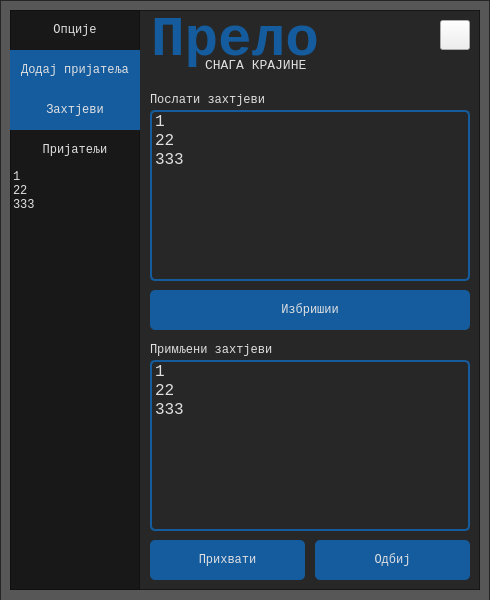
<?xml version="1.0" encoding="UTF-8"?>
<ui version="4.0">
 <class>FriendScreen</class>
 <widget class="QMainWindow" name="FriendScreen">
  <property name="windowModality">
   <enum>Qt::NonModal</enum>
  </property>
  <property name="geometry">
   <rect>
    <x>0</x>
    <y>0</y>
    <width>490</width>
    <height>600</height>
   </rect>
  </property>
  <property name="windowTitle">
   <string>MainWindow</string>
  </property>
  <property name="windowOpacity">
   <double>1.000000000000000</double>
  </property>
  <property name="unifiedTitleAndToolBarOnMac">
   <bool>false</bool>
  </property>
  <widget class="QWidget" name="centralwidget">
   <widget class="QFrame" name="frame_border">
    <property name="geometry">
     <rect>
      <x>0</x>
      <y>0</y>
      <width>490</width>
      <height>601</height>
     </rect>
    </property>
    <property name="styleSheet">
     <string notr="true">QFrame {	
	background-color: rgba(18, 18, 18, 175);
}
QLabel {
	background-color: rgba(0,0,0,0);
}</string>
    </property>
    <property name="frameShape">
     <enum>QFrame::StyledPanel</enum>
    </property>
    <property name="frameShadow">
     <enum>QFrame::Raised</enum>
    </property>
    <widget class="QFrame" name="frame">
     <property name="geometry">
      <rect>
       <x>10</x>
       <y>10</y>
       <width>470</width>
       <height>580</height>
      </rect>
     </property>
     <property name="styleSheet">
      <string notr="true"/>
     </property>
     <property name="frameShape">
      <enum>QFrame::StyledPanel</enum>
     </property>
     <property name="frameShadow">
      <enum>QFrame::Raised</enum>
     </property>
     <widget class="QWidget" name="widget" native="true">
      <property name="geometry">
       <rect>
        <x>0</x>
        <y>0</y>
        <width>471</width>
        <height>580</height>
       </rect>
      </property>
      <property name="styleSheet">
       <string notr="true"/>
      </property>
      <widget class="QLabel" name="app_name">
       <property name="geometry">
        <rect>
         <x>130</x>
         <y>0</y>
         <width>190</width>
         <height>60</height>
        </rect>
       </property>
       <property name="font">
        <font>
         <family>Courier New</family>
         <pointsize>42</pointsize>
         <weight>75</weight>
         <bold>true</bold>
        </font>
       </property>
       <property name="styleSheet">
        <string notr="true">color: rgb(20, 92, 158);</string>
       </property>
       <property name="frameShape">
        <enum>QFrame::NoFrame</enum>
       </property>
       <property name="text">
        <string>Прело</string>
       </property>
       <property name="alignment">
        <set>Qt::AlignCenter</set>
       </property>
      </widget>
      <widget class="QLabel" name="label">
       <property name="geometry">
        <rect>
         <x>195</x>
         <y>35</y>
         <width>115</width>
         <height>40</height>
        </rect>
       </property>
       <property name="font">
        <font>
         <family>Courier New</family>
         <pointsize>10</pointsize>
         <weight>50</weight>
         <bold>false</bold>
        </font>
       </property>
       <property name="styleSheet">
        <string notr="true">color: rgb(224,224,226);</string>
       </property>
       <property name="text">
        <string>СНАГА КРАЈИНЕ</string>
       </property>
       <property name="alignment">
        <set>Qt::AlignLeading|Qt::AlignLeft|Qt::AlignVCenter</set>
       </property>
      </widget>
      <widget class="QPushButton" name="btn_back">
       <property name="geometry">
        <rect>
         <x>430</x>
         <y>10</y>
         <width>30</width>
         <height>30</height>
        </rect>
       </property>
       <property name="styleSheet">
        <string notr="true">QPushButton#btn_back {
	border-image: url(:/menu/images/menu/exit.png);
}
QPushButton#btn_back:hover {
	border-image: url(:/menu/images/menu/hover_exit.png);
}</string>
       </property>
       <property name="text">
        <string/>
       </property>
      </widget>
      <widget class="QFrame" name="frame_left">
       <property name="geometry">
        <rect>
         <x>0</x>
         <y>0</y>
         <width>130</width>
         <height>580</height>
        </rect>
       </property>
       <property name="styleSheet">
        <string notr="true">QPushButton {
	background-color: rgb(20, 92, 158);
	color: rgb(224, 224, 226);
	border: none;
}
QPushButton:hover {
	background-color: rgb(19, 55, 88);
}
QPushButton:pressed {
	background-color: rgb(19, 37, 53);
}</string>
       </property>
       <property name="frameShape">
        <enum>QFrame::StyledPanel</enum>
       </property>
       <property name="frameShadow">
        <enum>QFrame::Raised</enum>
       </property>
       <widget class="QPushButton" name="btn_song">
        <property name="geometry">
         <rect>
          <x>0</x>
          <y>40</y>
          <width>130</width>
          <height>40</height>
         </rect>
        </property>
        <property name="font">
         <font>
          <family>Courier New</family>
          <pointsize>9</pointsize>
          <weight>50</weight>
          <bold>false</bold>
         </font>
        </property>
        <property name="styleSheet">
         <string notr="true"/>
        </property>
        <property name="text">
         <string>Додај пријатеља</string>
        </property>
       </widget>
       <widget class="QLabel" name="options">
        <property name="geometry">
         <rect>
          <x>0</x>
          <y>0</y>
          <width>130</width>
          <height>40</height>
         </rect>
        </property>
        <property name="font">
         <font>
          <family>Courier New</family>
          <pointsize>9</pointsize>
          <weight>50</weight>
          <bold>false</bold>
         </font>
        </property>
        <property name="styleSheet">
         <string notr="true">color: rgb(224, 224, 226);</string>
        </property>
        <property name="text">
         <string>Опције</string>
        </property>
        <property name="alignment">
         <set>Qt::AlignCenter</set>
        </property>
       </widget>
       <widget class="QLabel" name="friends">
        <property name="geometry">
         <rect>
          <x>0</x>
          <y>120</y>
          <width>130</width>
          <height>40</height>
         </rect>
        </property>
        <property name="font">
         <font>
          <family>Courier New</family>
          <pointsize>9</pointsize>
          <weight>50</weight>
          <bold>false</bold>
         </font>
        </property>
        <property name="styleSheet">
         <string notr="true">color: rgb(224, 224, 226);</string>
        </property>
        <property name="text">
         <string>Пријатељи</string>
        </property>
        <property name="alignment">
         <set>Qt::AlignCenter</set>
        </property>
       </widget>
       <widget class="QListWidget" name="list_friends">
        <property name="geometry">
         <rect>
          <x>0</x>
          <y>160</y>
          <width>130</width>
          <height>410</height>
         </rect>
        </property>
        <property name="font">
         <font>
          <family>Courier New</family>
         </font>
        </property>
        <property name="styleSheet">
         <string notr="true">QListWidget#list_friends {
	color: rgb(224,224,226);
	background-color:rgba(0,0,0,0);
	border-radius: 0px;
}
QListWidget::item:hover {
	background-color: rgb(20,92,158);
}
QListWidget::item:selected {
	background-color: rgb(19,55,88);
}</string>
        </property>
        <property name="verticalScrollBarPolicy">
         <enum>Qt::ScrollBarAlwaysOff</enum>
        </property>
        <property name="horizontalScrollBarPolicy">
         <enum>Qt::ScrollBarAlwaysOff</enum>
        </property>
        <item>
         <property name="text">
          <string>1</string>
         </property>
        </item>
        <item>
         <property name="text">
          <string>22</string>
         </property>
        </item>
        <item>
         <property name="text">
          <string>333</string>
         </property>
        </item>
       </widget>
       <widget class="QPushButton" name="btn_song_2">
        <property name="geometry">
         <rect>
          <x>0</x>
          <y>80</y>
          <width>130</width>
          <height>40</height>
         </rect>
        </property>
        <property name="font">
         <font>
          <family>Courier New</family>
          <pointsize>9</pointsize>
          <weight>50</weight>
          <bold>false</bold>
         </font>
        </property>
        <property name="styleSheet">
         <string notr="true"/>
        </property>
        <property name="text">
         <string>Захтјеви</string>
        </property>
       </widget>
      </widget>
      <widget class="QStackedWidget" name="stacked_pages">
       <property name="geometry">
        <rect>
         <x>130</x>
         <y>70</y>
         <width>340</width>
         <height>510</height>
        </rect>
       </property>
       <property name="styleSheet">
        <string notr="true">QStackedWidget#stacked_pages {
	background-color: rgba(0,0,0,0);
}

</string>
       </property>
       <property name="currentIndex">
        <number>1</number>
       </property>
       <widget class="QWidget" name="page_add">
        <property name="styleSheet">
         <string notr="true">QPushButton#btn_search, #btn_add {
	background-color: rgb(20, 92, 158);
	color: rgb(224, 224, 226);
	border-radius: 5px;
}
QPushButton#btn_search:hover, #btn_add:hover {
	background-color: rgb(19, 55, 88);
}
QPushButton#btn_search:pressed, #btn_add:pressed {
	background-color: rgb(19, 37, 53);
}</string>
        </property>
        <widget class="QListWidget" name="list_search">
         <property name="geometry">
          <rect>
           <x>10</x>
           <y>60</y>
           <width>320</width>
           <height>390</height>
          </rect>
         </property>
         <property name="font">
          <font>
           <family>Courier New</family>
           <pointsize>12</pointsize>
          </font>
         </property>
         <property name="styleSheet">
          <string notr="true">QListWidget#list_search {
	color: rgb(224,224,226);
	background-color:rgba(0,0,0,0);
	border: 2px solid rgb(20,92,158);
	border-radius: 5px;
}
QListWidget::item:hover {
	background-color: rgb(20,92,158);
}
QListWidget::item:selected {
	background-color: rgb(19,55,88);
}</string>
         </property>
         <property name="verticalScrollBarPolicy">
          <enum>Qt::ScrollBarAlwaysOff</enum>
         </property>
         <property name="horizontalScrollBarPolicy">
          <enum>Qt::ScrollBarAlwaysOff</enum>
         </property>
         <item>
          <property name="text">
           <string>1</string>
          </property>
         </item>
         <item>
          <property name="text">
           <string>22</string>
          </property>
         </item>
         <item>
          <property name="text">
           <string>333</string>
          </property>
         </item>
        </widget>
        <widget class="QLineEdit" name="input_name">
         <property name="geometry">
          <rect>
           <x>10</x>
           <y>10</y>
           <width>270</width>
           <height>40</height>
          </rect>
         </property>
         <property name="font">
          <font>
           <family>Courier New</family>
           <pointsize>9</pointsize>
          </font>
         </property>
         <property name="styleSheet">
          <string notr="true">QLineEdit {
	background-color: rgba(0,0,0,0);
	border-radius: 5px;
	border: 2px solid rgb(20, 92, 158);
	color: rgb(224, 224, 226);
	padding-left: 5px;
}

</string>
         </property>
         <property name="echoMode">
          <enum>QLineEdit::Normal</enum>
         </property>
         <property name="alignment">
          <set>Qt::AlignLeading|Qt::AlignLeft|Qt::AlignVCenter</set>
         </property>
         <property name="placeholderText">
          <string>Корисничко име</string>
         </property>
         <property name="clearButtonEnabled">
          <bool>true</bool>
         </property>
        </widget>
        <widget class="QPushButton" name="btn_search">
         <property name="geometry">
          <rect>
           <x>290</x>
           <y>10</y>
           <width>40</width>
           <height>40</height>
          </rect>
         </property>
         <property name="font">
          <font>
           <family>Courier New</family>
           <pointsize>9</pointsize>
           <weight>50</weight>
           <bold>false</bold>
          </font>
         </property>
         <property name="styleSheet">
          <string notr="true">QPushButton#btn_search {
	border-image: url(:/icons/images/icons/search.png);
}
QPushButton#btn_search:hover {
	border-image: url(:/icons/images/icons/hover_search.png);
}</string>
         </property>
         <property name="text">
          <string/>
         </property>
        </widget>
        <widget class="QPushButton" name="btn_add">
         <property name="geometry">
          <rect>
           <x>10</x>
           <y>460</y>
           <width>320</width>
           <height>40</height>
          </rect>
         </property>
         <property name="font">
          <font>
           <family>Courier New</family>
           <pointsize>9</pointsize>
           <weight>50</weight>
           <bold>false</bold>
          </font>
         </property>
         <property name="styleSheet">
          <string notr="true"/>
         </property>
         <property name="text">
          <string>Пошаљи захтјев</string>
         </property>
        </widget>
       </widget>
       <widget class="QWidget" name="page_request">
        <property name="styleSheet">
         <string notr="true">QPushButton#req_delete, #req_accept, #req_refuse {
	background-color: rgb(20, 92, 158);
	color: rgb(224, 224, 226);
	border-radius: 5px;
}
QPushButton#req_delete:hover, #req_accept:hover, #req_refuse:hover {
	background-color: rgb(19, 55, 88);
}
QPushButton#req_delete:pressed, #req_accept:pressed, #req_refuse:pressed {
	background-color: rgb(19, 37, 53);
}</string>
        </property>
        <widget class="QPushButton" name="req_delete">
         <property name="geometry">
          <rect>
           <x>10</x>
           <y>210</y>
           <width>320</width>
           <height>40</height>
          </rect>
         </property>
         <property name="font">
          <font>
           <family>Courier New</family>
           <pointsize>9</pointsize>
           <weight>50</weight>
           <bold>false</bold>
          </font>
         </property>
         <property name="styleSheet">
          <string notr="true"/>
         </property>
         <property name="text">
          <string>Избришии</string>
         </property>
        </widget>
        <widget class="QListWidget" name="list_sent">
         <property name="geometry">
          <rect>
           <x>10</x>
           <y>30</y>
           <width>320</width>
           <height>171</height>
          </rect>
         </property>
         <property name="font">
          <font>
           <family>Courier New</family>
           <pointsize>12</pointsize>
          </font>
         </property>
         <property name="styleSheet">
          <string notr="true">QListWidget#list_sent {
	color: rgb(224,224,226);
	background-color:rgba(0,0,0,0);
	border: 2px solid rgb(20,92,158);
	border-radius: 5px;
}
QListWidget::item:hover {
	background-color: rgb(20,92,158);
}
QListWidget::item:selected {
	background-color: rgb(19,55,88);
}</string>
         </property>
         <property name="verticalScrollBarPolicy">
          <enum>Qt::ScrollBarAlwaysOff</enum>
         </property>
         <property name="horizontalScrollBarPolicy">
          <enum>Qt::ScrollBarAlwaysOff</enum>
         </property>
         <item>
          <property name="text">
           <string>1</string>
          </property>
         </item>
         <item>
          <property name="text">
           <string>22</string>
          </property>
         </item>
         <item>
          <property name="text">
           <string>333</string>
          </property>
         </item>
        </widget>
        <widget class="QListWidget" name="list_received">
         <property name="geometry">
          <rect>
           <x>10</x>
           <y>280</y>
           <width>320</width>
           <height>171</height>
          </rect>
         </property>
         <property name="font">
          <font>
           <family>Courier New</family>
           <pointsize>12</pointsize>
          </font>
         </property>
         <property name="styleSheet">
          <string notr="true">QListWidget#list_received {
	color: rgb(224,224,226);
	background-color:rgba(0,0,0,0);
	border: 2px solid rgb(20,92,158);
	border-radius: 5px;
}
QListWidget::item:hover {
	background-color: rgb(20,92,158);
}
QListWidget::item:selected {
	background-color: rgb(19,55,88);
}</string>
         </property>
         <property name="verticalScrollBarPolicy">
          <enum>Qt::ScrollBarAlwaysOff</enum>
         </property>
         <property name="horizontalScrollBarPolicy">
          <enum>Qt::ScrollBarAlwaysOff</enum>
         </property>
         <item>
          <property name="text">
           <string>1</string>
          </property>
         </item>
         <item>
          <property name="text">
           <string>22</string>
          </property>
         </item>
         <item>
          <property name="text">
           <string>333</string>
          </property>
         </item>
        </widget>
        <widget class="QPushButton" name="req_accept">
         <property name="geometry">
          <rect>
           <x>10</x>
           <y>460</y>
           <width>155</width>
           <height>40</height>
          </rect>
         </property>
         <property name="font">
          <font>
           <family>Courier New</family>
           <pointsize>9</pointsize>
           <weight>50</weight>
           <bold>false</bold>
          </font>
         </property>
         <property name="styleSheet">
          <string notr="true"/>
         </property>
         <property name="text">
          <string>Прихвати</string>
         </property>
        </widget>
        <widget class="QPushButton" name="req_refuse">
         <property name="geometry">
          <rect>
           <x>175</x>
           <y>460</y>
           <width>155</width>
           <height>40</height>
          </rect>
         </property>
         <property name="font">
          <font>
           <family>Courier New</family>
           <pointsize>9</pointsize>
           <weight>50</weight>
           <bold>false</bold>
          </font>
         </property>
         <property name="styleSheet">
          <string notr="true"/>
         </property>
         <property name="text">
          <string>Одбиј</string>
         </property>
        </widget>
        <widget class="QLabel" name="friends_2">
         <property name="geometry">
          <rect>
           <x>10</x>
           <y>0</y>
           <width>320</width>
           <height>40</height>
          </rect>
         </property>
         <property name="font">
          <font>
           <family>Courier New</family>
           <pointsize>9</pointsize>
           <weight>50</weight>
           <bold>false</bold>
          </font>
         </property>
         <property name="styleSheet">
          <string notr="true">color: rgb(224, 224, 226);</string>
         </property>
         <property name="text">
          <string>Послати захтјеви</string>
         </property>
         <property name="alignment">
          <set>Qt::AlignLeading|Qt::AlignLeft|Qt::AlignVCenter</set>
         </property>
        </widget>
        <widget class="QLabel" name="friends_3">
         <property name="geometry">
          <rect>
           <x>10</x>
           <y>250</y>
           <width>320</width>
           <height>40</height>
          </rect>
         </property>
         <property name="font">
          <font>
           <family>Courier New</family>
           <pointsize>9</pointsize>
           <weight>50</weight>
           <bold>false</bold>
          </font>
         </property>
         <property name="styleSheet">
          <string notr="true">color: rgb(224, 224, 226);</string>
         </property>
         <property name="text">
          <string>Примљени захтјеви</string>
         </property>
         <property name="alignment">
          <set>Qt::AlignLeading|Qt::AlignLeft|Qt::AlignVCenter</set>
         </property>
        </widget>
       </widget>
       <widget class="QWidget" name="page_friend">
        <property name="styleSheet">
         <string notr="true">QPushButton#btn_send, #btn_delete {
	background-color: rgb(20, 92, 158);
	color: rgb(224, 224, 226);
	border: none;
	border-radius: 5px;
}
QPushButton#btn_send:hover, #btn_delete:hover {
	background-color: rgb(19, 55, 88);
}
QPushButton#btn_send:pressed, #btn_delete:pressed {
	background-color: rgb(19, 37, 53);
}

QListWidget#list_playlist, #list_recent {
	color: rgb(224,224,226);
	background-color:rgba(0,0,0,0);
	border: 2px solid rgb(20,92,158);
	border-radius: 5px;
	border-top-left-radius: 0px;
	border-top-right-radius: 0px;
}
QListWidget::item:hover {
	background-color: rgb(20,92,158);
}
QListWidget::item:selected {
	background-color: rgb(19,55,88);
}

QLabel#label_playlist, #label_recent {
	color: rgb(224, 224, 226);
	background-color: rgb(20,92,158);
	border-radius: 5px;
	border-bottom-left-radius: 0px;
	border-bottom-right-radius: 0px;
}
QLabel#label_art {
	border: 2px solid;
	background-color: rgb(224,224,226);
}</string>
        </property>
        <widget class="QListWidget" name="list_playlist">
         <property name="geometry">
          <rect>
           <x>10</x>
           <y>280</y>
           <width>155</width>
           <height>220</height>
          </rect>
         </property>
         <property name="font">
          <font>
           <family>Courier New</family>
          </font>
         </property>
         <property name="styleSheet">
          <string notr="true"/>
         </property>
         <property name="verticalScrollBarPolicy">
          <enum>Qt::ScrollBarAlwaysOff</enum>
         </property>
         <property name="horizontalScrollBarPolicy">
          <enum>Qt::ScrollBarAlwaysOff</enum>
         </property>
        </widget>
        <widget class="QListWidget" name="list_recent">
         <property name="geometry">
          <rect>
           <x>175</x>
           <y>280</y>
           <width>155</width>
           <height>220</height>
          </rect>
         </property>
         <property name="font">
          <font>
           <family>Courier New</family>
          </font>
         </property>
         <property name="styleSheet">
          <string notr="true"/>
         </property>
         <property name="verticalScrollBarPolicy">
          <enum>Qt::ScrollBarAlwaysOff</enum>
         </property>
         <property name="horizontalScrollBarPolicy">
          <enum>Qt::ScrollBarAlwaysOff</enum>
         </property>
        </widget>
        <widget class="QPlainTextEdit" name="input_msg">
         <property name="geometry">
          <rect>
           <x>10</x>
           <y>110</y>
           <width>320</width>
           <height>130</height>
          </rect>
         </property>
         <property name="font">
          <font>
           <family>Courier New</family>
           <pointsize>9</pointsize>
          </font>
         </property>
         <property name="styleSheet">
          <string notr="true">QPlainTextEdit#input_msg{
	color: rgb(224,224,226);
	background-color:rgba(0,0,0,0);
	border: 2px solid rgb(20,92,158);
	border-radius: 5px;
}</string>
         </property>
         <property name="verticalScrollBarPolicy">
          <enum>Qt::ScrollBarAlwaysOff</enum>
         </property>
         <property name="horizontalScrollBarPolicy">
          <enum>Qt::ScrollBarAlwaysOff</enum>
         </property>
         <property name="placeholderText">
          <string>Унесите поруку...</string>
         </property>
        </widget>
        <widget class="QPushButton" name="btn_delete">
         <property name="geometry">
          <rect>
           <x>290</x>
           <y>20</y>
           <width>40</width>
           <height>40</height>
          </rect>
         </property>
         <property name="font">
          <font>
           <family>Courier New</family>
           <pointsize>9</pointsize>
           <weight>50</weight>
           <bold>false</bold>
          </font>
         </property>
         <property name="styleSheet">
          <string notr="true">QPushButton#btn_delete {
	border-image: url(:/icons/images/icons/delete.png);
}
QPushButton#btn_delete:hover {
	border-image: url(:/icons/images/icons/hover_delete.png);
}</string>
         </property>
         <property name="text">
          <string/>
         </property>
        </widget>
        <widget class="QLabel" name="label_playlist">
         <property name="geometry">
          <rect>
           <x>10</x>
           <y>250</y>
           <width>155</width>
           <height>31</height>
          </rect>
         </property>
         <property name="font">
          <font>
           <family>Courier New</family>
           <pointsize>9</pointsize>
          </font>
         </property>
         <property name="styleSheet">
          <string notr="true"/>
         </property>
         <property name="text">
          <string>Албуми</string>
         </property>
         <property name="alignment">
          <set>Qt::AlignCenter</set>
         </property>
        </widget>
        <widget class="QLabel" name="label_recent">
         <property name="geometry">
          <rect>
           <x>175</x>
           <y>250</y>
           <width>155</width>
           <height>31</height>
          </rect>
         </property>
         <property name="font">
          <font>
           <family>Courier New</family>
           <pointsize>9</pointsize>
          </font>
         </property>
         <property name="styleSheet">
          <string notr="true"/>
         </property>
         <property name="text">
          <string>Недавно слушано</string>
         </property>
         <property name="alignment">
          <set>Qt::AlignCenter</set>
         </property>
        </widget>
        <widget class="QLabel" name="label_art">
         <property name="geometry">
          <rect>
           <x>10</x>
           <y>10</y>
           <width>61</width>
           <height>61</height>
          </rect>
         </property>
         <property name="font">
          <font>
           <family>Courier New</family>
           <pointsize>9</pointsize>
          </font>
         </property>
         <property name="styleSheet">
          <string notr="true"/>
         </property>
         <property name="text">
          <string>ART</string>
         </property>
         <property name="alignment">
          <set>Qt::AlignCenter</set>
         </property>
        </widget>
        <widget class="QLabel" name="label_name">
         <property name="geometry">
          <rect>
           <x>80</x>
           <y>10</y>
           <width>171</width>
           <height>40</height>
          </rect>
         </property>
         <property name="font">
          <font>
           <family>Courier New</family>
           <pointsize>14</pointsize>
           <weight>75</weight>
           <bold>true</bold>
          </font>
         </property>
         <property name="styleSheet">
          <string notr="true">color: rgb(224, 224, 226);</string>
         </property>
         <property name="text">
          <string>Артис</string>
         </property>
         <property name="alignment">
          <set>Qt::AlignLeading|Qt::AlignLeft|Qt::AlignVCenter</set>
         </property>
        </widget>
        <widget class="QLabel" name="label_user">
         <property name="geometry">
          <rect>
           <x>80</x>
           <y>30</y>
           <width>171</width>
           <height>40</height>
          </rect>
         </property>
         <property name="font">
          <font>
           <family>Courier New</family>
           <pointsize>9</pointsize>
           <weight>50</weight>
           <bold>false</bold>
          </font>
         </property>
         <property name="styleSheet">
          <string notr="true">color: rgb(224, 224, 226);</string>
         </property>
         <property name="text">
          <string>Пјесмица</string>
         </property>
         <property name="alignment">
          <set>Qt::AlignLeading|Qt::AlignLeft|Qt::AlignVCenter</set>
         </property>
        </widget>
        <widget class="QPushButton" name="btn_send">
         <property name="geometry">
          <rect>
           <x>290</x>
           <y>200</y>
           <width>40</width>
           <height>40</height>
          </rect>
         </property>
         <property name="font">
          <font>
           <family>Courier New</family>
           <pointsize>9</pointsize>
           <weight>50</weight>
           <bold>false</bold>
          </font>
         </property>
         <property name="styleSheet">
          <string notr="true">QPushButton#btn_send {
	border-image: url(:/icons/images/icons/send.png);
}
QPushButton#btn_send:hover {
	border-image: url(:/icons/images/icons/hover_send.png);
}</string>
         </property>
         <property name="text">
          <string/>
         </property>
        </widget>
       </widget>
      </widget>
     </widget>
    </widget>
    <widget class="QLabel" name="app_bg">
     <property name="geometry">
      <rect>
       <x>0</x>
       <y>0</y>
       <width>491</width>
       <height>601</height>
      </rect>
     </property>
     <property name="styleSheet">
      <string notr="true">border-image: url(:/images/images/welcome_bg.png);</string>
     </property>
     <property name="text">
      <string/>
     </property>
    </widget>
    <zorder>app_bg</zorder>
    <zorder>frame</zorder>
   </widget>
  </widget>
 </widget>
 <resources>
  <include location="../res.qrc"/>
 </resources>
 <connections/>
</ui>
